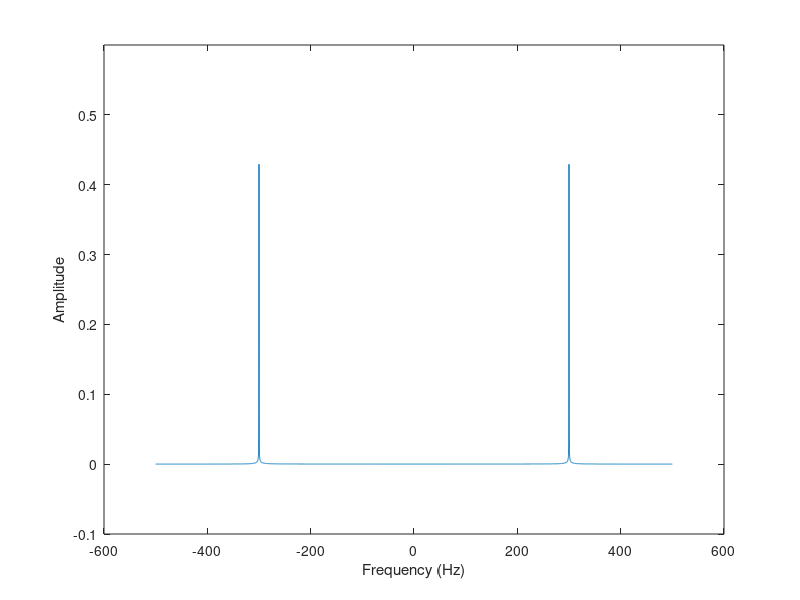

This chart was generated by the following MATLAB code: (Note: this script raises an error after producing the figure.)
Fs = 1000; %Hz
Ts = 1.0 / Fs;

t = 0:Ts:10; %Sec

frequency = 700; %Hz
amplitude = 1;

signal = amplitude * cos(2*pi*frequency*t);

fft_signal = fftshift(fft(signal));
fft_freq = linspace(-Fs/2,Fs/2,length(t));

figure;
plot(fft_freq,(abs(fft_signal))./length(t));
xlabel('Frequency (Hz)');
ylabel('Amplitude');
ylim([-.1 0.6]);
pp=PrepForPrint();
PrepForPrint(get(gcf,'Number'),pp);
set(gcf,'Color','w');

